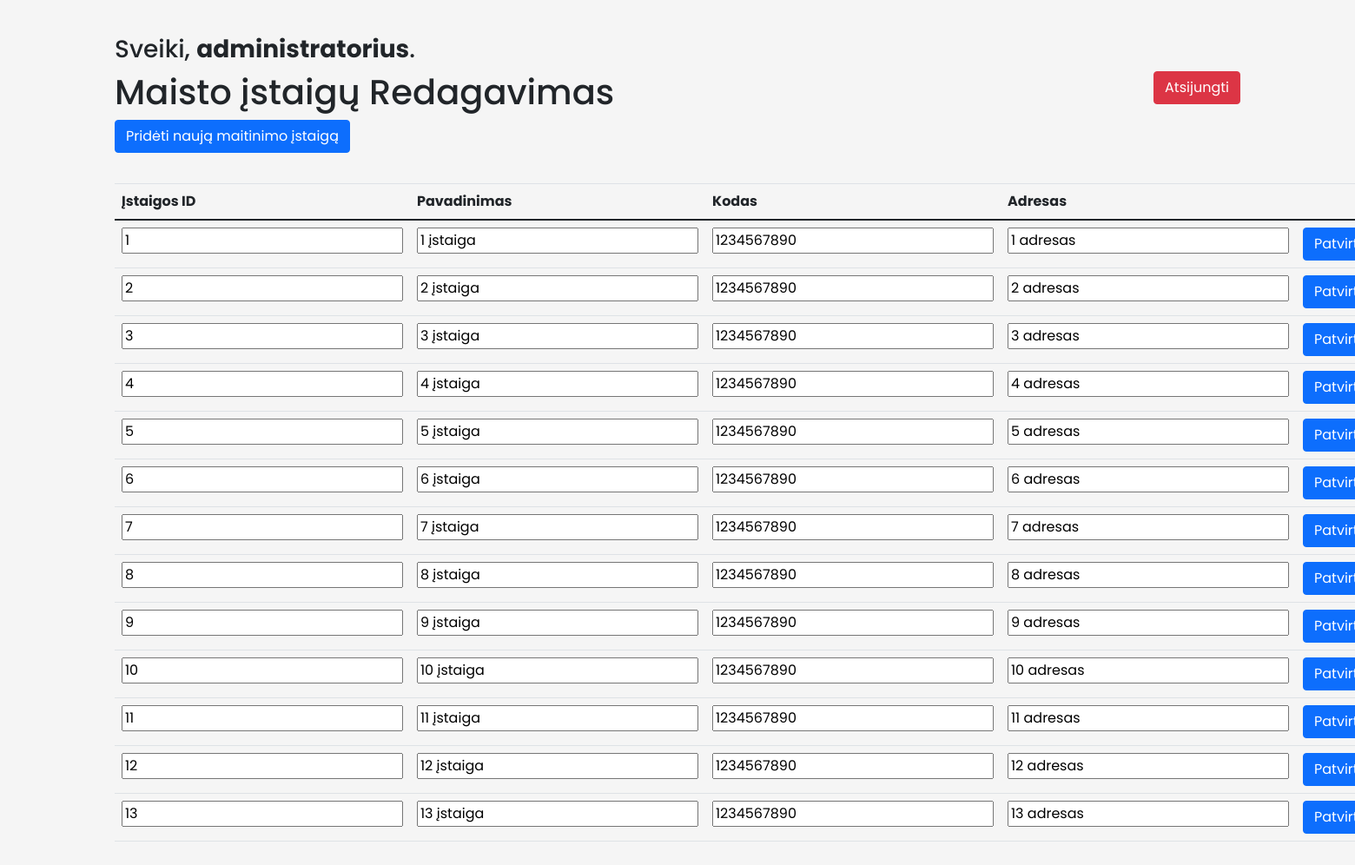
The page /views/administratorius.php (signed in) on the database its author committed.
### tables this page shows
CREATE TABLE `food_shops` (
  `id` int(10) NOT NULL,
  `name` varchar(50) NOT NULL,
  `code` varchar(255) NOT NULL,
  `address` varchar(60) NOT NULL
);

### views/food_shop_editing_menu.php (the view, shortened to what this page needs)
<!DOCTYPE html>
<html lang="en">
<head>
</head>
<body>
	<h1>Maisto įstaigų Redagavimas</h1>
	<table class="table table-hover">
		<thead>
			<tr>
				<th>Įstaigos ID</th>
				<th>Pavadinimas</th>
				<th>Kodas</th>
				<th>Adresas</th>
				<th></th>
			</tr>
		</thead>
		<tbody>
						<form action="food_shop_add_view.php" method="post">
								<input style="margin-bottom: 35px" type="submit" class="btn btn-primary" value="Pridėti naują maitinimo įstaigą">
						</form>
			<?php
				include('../controllers/get_all_food_shop_data_from_db.php');
				if (mysqli_num_rows($result) > 0){
				while($row = mysqli_fetch_assoc($result)) {
				echo "<tr>";
				?>
					<form action="../controllers/update_shop_data_db.php" method="post">
						<td>
							<input type="input" name="shop_id" value="<?php echo $row["id"] ?>"><br>
						</td>
						<td>
							<input type="input" name="shop_name" value="<?php echo $row["name"] ?>"><br>
						</td>
						<td>
							<input type="input" name="shop_code" value="<?php echo $row["code"] ?>"><br>
						</td>
						<td>
							<input type="input" name="shop_address" value="<?php echo $row["address"] ?>"><br>
						</td>
						<td>
							<input type="submit" class="btn btn-primary" value="Patvirtinti įstaigos duomenis">
							<input type="hidden" name="shop_to_update" value="<?php echo $row["id"] ?>"><br>
						</td>
					</form>
					<?php
					echo "</tr>";
				}
			}
			else {
				echo "0 results";
			}
					?>
			</tbody>
		</table>
	</body>
</html>

### style/administratorius_stylesheet.css (style rules this page uses)
body { font-family: 'Poppins', sans-serif; background-color: #f5f5f5; padding-top: 40px; padding-bottom: 40px; }
.table td { width: 30%; }

### rows shown on the page
food_shops: shop_id "1", shop_name "1 įstaiga", shop_code "1234567890", shop_address "1 adresas"
food_shops: shop_id "2", shop_name "2 įstaiga", shop_code "1234567890", shop_address "2 adresas"
food_shops: shop_id "3", shop_name "3 įstaiga", shop_code "1234567890", shop_address "3 adresas"
food_shops: shop_id "4", shop_name "4 įstaiga", shop_code "1234567890", shop_address "4 adresas"
food_shops: shop_id "5", shop_name "5 įstaiga", shop_code "1234567890", shop_address "5 adresas"
food_shops: shop_id "6", shop_name "6 įstaiga", shop_code "1234567890", shop_address "6 adresas"
food_shops: shop_id "7", shop_name "7 įstaiga", shop_code "1234567890", shop_address "7 adresas"
food_shops: shop_id "8", shop_name "8 įstaiga", shop_code "1234567890", shop_address "8 adresas"
food_shops: shop_id "9", shop_name "9 įstaiga", shop_code "1234567890", shop_address "9 adresas"
food_shops: shop_id "10", shop_name "10 įstaiga", shop_code "1234567890", shop_address "10 adresas"
food_shops: shop_id "11", shop_name "11 įstaiga", shop_code "1234567890", shop_address "11 adresas"
food_shops: shop_id "12", shop_name "12 įstaiga", shop_code "1234567890", shop_address "12 adresas"
food_shops: shop_id "13", shop_name "13 įstaiga", shop_code "1234567890", shop_address "13 adresas"

### other values the page prints
$_SESSION['user'][1] "administratorius"
